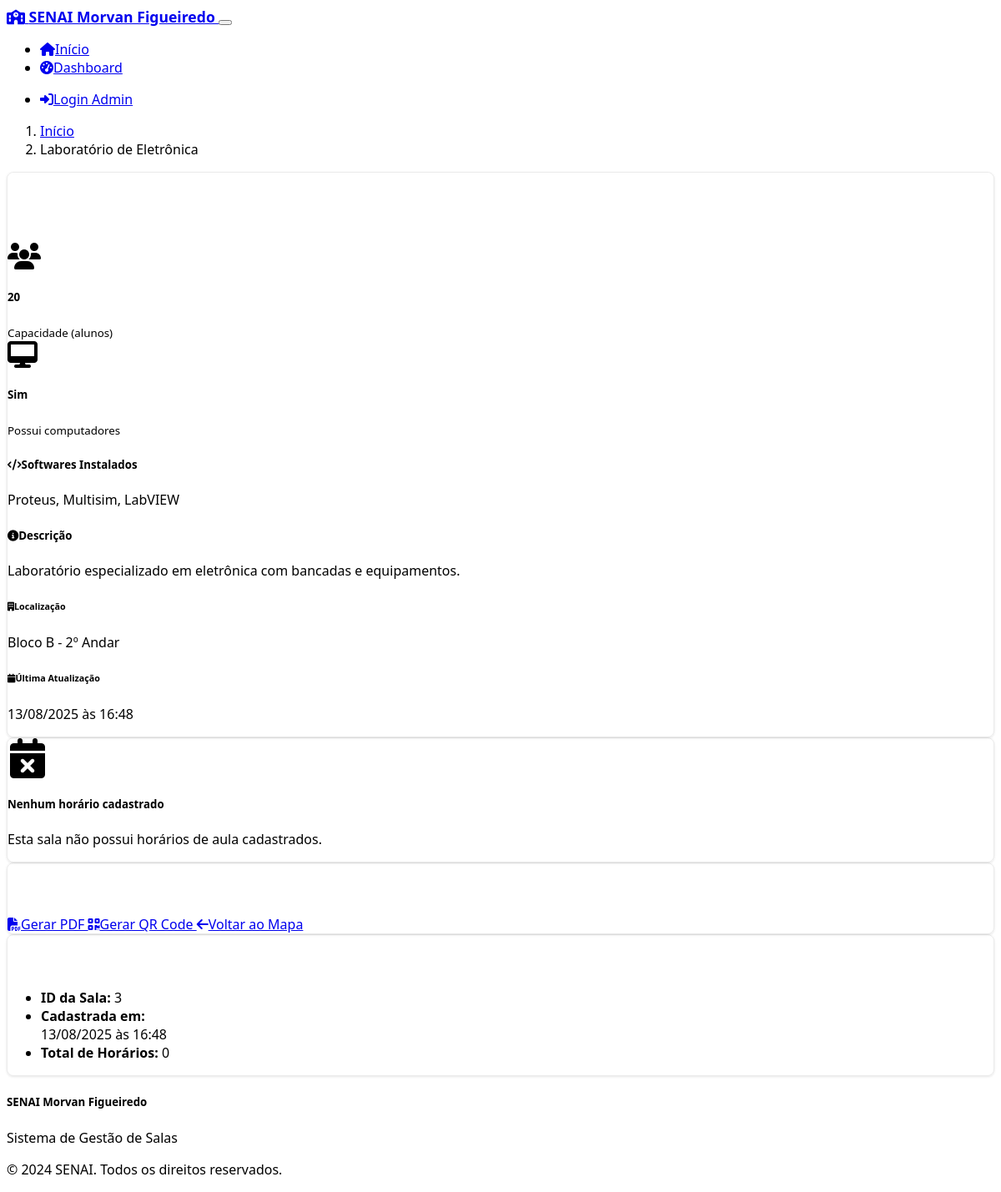
/classroom/3, run on the app's committed database.
### models.py (models this page shows, shortened)
class Classroom(db.Model):
    id = db.Column(db.Integer, primary_key=True)
    name = db.Column(db.String(100), nullable=False)
    capacity = db.Column(db.Integer, nullable=False)
    has_computers = db.Column(db.Boolean, default=False)
    software = db.Column(db.Text, default='')
    description = db.Column(db.Text, default='')
    floor = db.Column(db.Integer, nullable=False)
    block = db.Column(db.String(10), nullable=False)
    image_url = db.Column(db.String(255), default='')
    created_at = db.Column(db.DateTime, default=datetime.utcnow)
    updated_at = db.Column(db.DateTime, default=datetime.utcnow, onupdate=datetime.utcnow)
    schedules = db.relationship('Schedule', backref='classroom', lazy=True, cascade='all, delete-orphan')

### routes.py (the view)
@app.route('/classroom/<int:classroom_id>')
def classroom_detail(classroom_id):
    classroom = Classroom.query.get_or_404(classroom_id)
    schedules = Schedule.query.filter_by(classroom_id=classroom_id, is_active=True).all()
    return render_template('classroom.html', classroom=classroom, schedules=schedules)

### templates/classroom.html (shortened to what this page needs)
{% extends "base.html" %}
{% block content %}
<div class="container">
    <div class="row">
        <div class="col-12">
            <nav aria-label="breadcrumb">
                <ol class="breadcrumb">
                    <li class="breadcrumb-item"><a href="{{ url_for('index') }}">Início</a></li>
                    <li class="breadcrumb-item active">{{ classroom.name }}</li>
                </ol>
            </nav>
        </div>
    </div>
    <div class="row">
        <div class="col-lg-8">
            <div class="card">
                <div class="card-header d-flex justify-content-between align-items-center">
                    <h3 class="mb-0"><i class="fas fa-door-open me-2 text-primary"></i>{{ classroom.name }}</h3>
                    <span class="badge bg-primary fs-6">{{ classroom.block }}{{ classroom.floor }}</span>
                </div>
                <div class="card-body">
                    <div class="row mb-4">
                        <div class="col-md-6">
                            <div class="d-flex align-items-center mb-3">
                                <i class="fas fa-users fa-2x text-info me-3"></i>
                                <div>
                                    <h5 class="mb-0">{{ classroom.capacity }}</h5>
                                    <small class="text-muted">Capacidade (alunos)</small>
                                </div>
                            </div>
                        </div>
                        <div class="col-md-6">
                            <div class="d-flex align-items-center mb-3">
                                {% if classroom.has_computers %}
                                    <i class="fas fa-desktop fa-2x text-success me-3"></i>
                                    <div>
                                        <h5 class="mb-0 text-success">Sim</h5>
                                        <small class="text-muted">Possui computadores</small>
                                    </div>
                                {% else %}
                                    <i class="fas fa-times fa-2x text-danger me-3"></i>
                                    <div>
                                        <h5 class="mb-0 text-danger">Não</h5>
                                        <small class="text-muted">Possui computadores</small>
                                    </div>
                                {% endif %}
                            </div>
                        </div>
                    </div>
                    {% if classroom.software %}
                    <div class="mb-4">
                        <h5><i class="fas fa-code me-2"></i>Softwares Instalados</h5>
                        <div class="bg-light p-3 rounded">
                            {{ classroom.software }}
                        </div>
                    </div>
                    {% endif %}
                    {% if classroom.description %}
                    <div class="mb-4">
                        <h5><i class="fas fa-info-circle me-2"></i>Descrição</h5>
                        <div class="bg-light p-3 rounded">
                            {{ classroom.description }}
                        </div>
                    </div>
                    {% endif %}
                    <div class="row">
                        <div class="col-md-6">
                            <h6><i class="fas fa-building me-2"></i>Localização</h6>
                            <p>Bloco {{ classroom.block }} - {{ classroom.floor }}º Andar</p>
                        </div>
                        <div class="col-md-6">
                            <h6><i class="fas fa-calendar me-2"></i>Última Atualização</h6>
                            <p>{{ classroom.updated_at.strftime('%d/%m/%Y às %H:%M') if classroom.updated_at else 'Não informado' }}</p>
                        </div>
                    </div>
                </div>
            </div>
            {% if schedules %}
            <div class="card mt-4">
                <div class="card-header">
                    <h5 class="mb-0"><i class="fas fa-calendar-alt me-2"></i>Horários de Aula</h5>
                </div>
                <div class="card-body">
                    <div class="table-responsive">
                        <table class="table table-striped">
                            <thead>
                                <tr>
                                    <th>Dia</th>
                                    <th>Turno</th>
                                    <th>Horário</th>
                                    <th>Curso</th>
                                    <th>Instrutor</th>
                                </tr>
                            </thead>
                            <tbody>
                                {% for schedule in schedules %}
                                <tr>
                                    <td>{{ schedule.to_dict()['day_name'] }}</td>
                                    <td>
                                        <span class="badge bg-secondary">
                                            {% if schedule.shift == 'morning' %}Manhã
                                            {% elif schedule.shift == 'afternoon' %}Tarde
                                            {% elif schedule.shift == 'fullday' %}Integral
                                            {% elif schedule.shift == 'night' %}Noite
                                            {% endif %}
                                        </span>
                                    </td>
                                    <td>{{ schedule.start_time }} - {{ schedule.end_time }}</td>
                                    <td>{{ schedule.course_name }}</td>
                                    <td>{{ schedule.instructor or 'Não informado' }}</td>
                                </tr>
                                {% endfor %}
                            </tbody>
                        </table>
                    </div>
                </div>
            </div>
            {% else %}
            <div class="card mt-4">
                <div class="card-body text-center">
                    <i class="fas fa-calendar-times fa-3x text-muted mb-3"></i>
                    <h5>Nenhum horário cadastrado</h5>
                    <p class="text-muted">Esta sala não possui horários de aula cadastrados.</p>
                </div>
            </div>
            {% endif %}
        </div>
        <div class="col-lg-4">
            <div class="card">
                <div class="card-header">
                    <h5 class="mb-0"><i class="fas fa-cogs me-2"></i>Ações</h5>
                </div>
                <div class="card-body">
                    <div class="d-grid gap-2">
                        <a href="{{ url_for('generate_pdf', classroom_id=classroom.id) }}" class="btn btn-outline-primary">
                            <i class="fas fa-file-pdf me-2"></i>Gerar PDF
                        </a>
                        <a href="{{ url_for('generate_qr', classroom_id=classroom.id) }}" class="btn btn-outline-secondary">
                            <i class="fas fa-qrcode me-2"></i>Gerar QR Code
                        </a>
                        <a href="{{ url_for('index') }}" class="btn btn-outline-dark">
                            <i class="fas fa-arrow-left me-2"></i>Voltar ao Mapa
                        </a>
                    </div>
                </div>
            </div>
            <div class="card mt-3">
                <div class="card-header">
                    <h6 class="mb-0"><i class="fas fa-info-circle me-2"></i>Informações Rápidas</h6>
                </div>
                <div class="card-body">
                    <ul class="list-unstyled mb-0">
                        <li class="mb-2">
                            <strong>ID da Sala:</strong> {{ classroom.id }}
                        </li>
                        <li class="mb-2">
                            <strong>Cadastrada em:</strong><br>
                            {{ classroom.created_at.strftime('%d/%m/%Y às %H:%M') if classroom.created_at else 'Não informado' }}
                        </li>
                        <li class="mb-2">
                            <strong>Total de Horários:</strong> {{ schedules|length }}
                        </li>
                    </ul>
                </div>
            </div>
        </div>
    </div>
</div>
{% endblock %}

### static/css/custom.css (style rules this page uses)
:root { --senai-blue: #1e3a8a; --senai-light-blue: #3b82f6; --senai-green: #10b981; --senai-orange: #f59e0b; --senai-red: #ef4444; }
body { font-family: 'Segoe UI', Tahoma, Geneva, Verdana, sans-serif; }
.card { border: 1px solid rgba(0,0,0,0.08); box-shadow: 0 1px 3px rgba(0,0,0,0.1); transition: transform 0.2s ease-in-out, box-shadow 0.2s ease-in-out; border-radius: 8px; }
.card-header { background: linear-gradient(135deg, var(--bs-primary) 0%, var(--bs-primary-dark) 100%); border-bottom: none; color: white; }
.badge { font-size: 0.75rem; padding: 0.5em 0.75em; }
[data-bs-theme="dark"] .bg-light { background-color: var(--bs-dark) !important; color: var(--bs-light); }

### data on the page
Classroom: name "Laboratório de Eletrônica", capacity "20", software "Proteus, Multisim, LabVIEW", description "Laboratório especializado em eletrônica com bancadas e equipamentos.", block "B", floor "2", updated_at "13/08/2025 às 16:48", id "3", created_at "13/08/2025 às 16:48"

### other printed values
{{ schedules|length }} "0"
